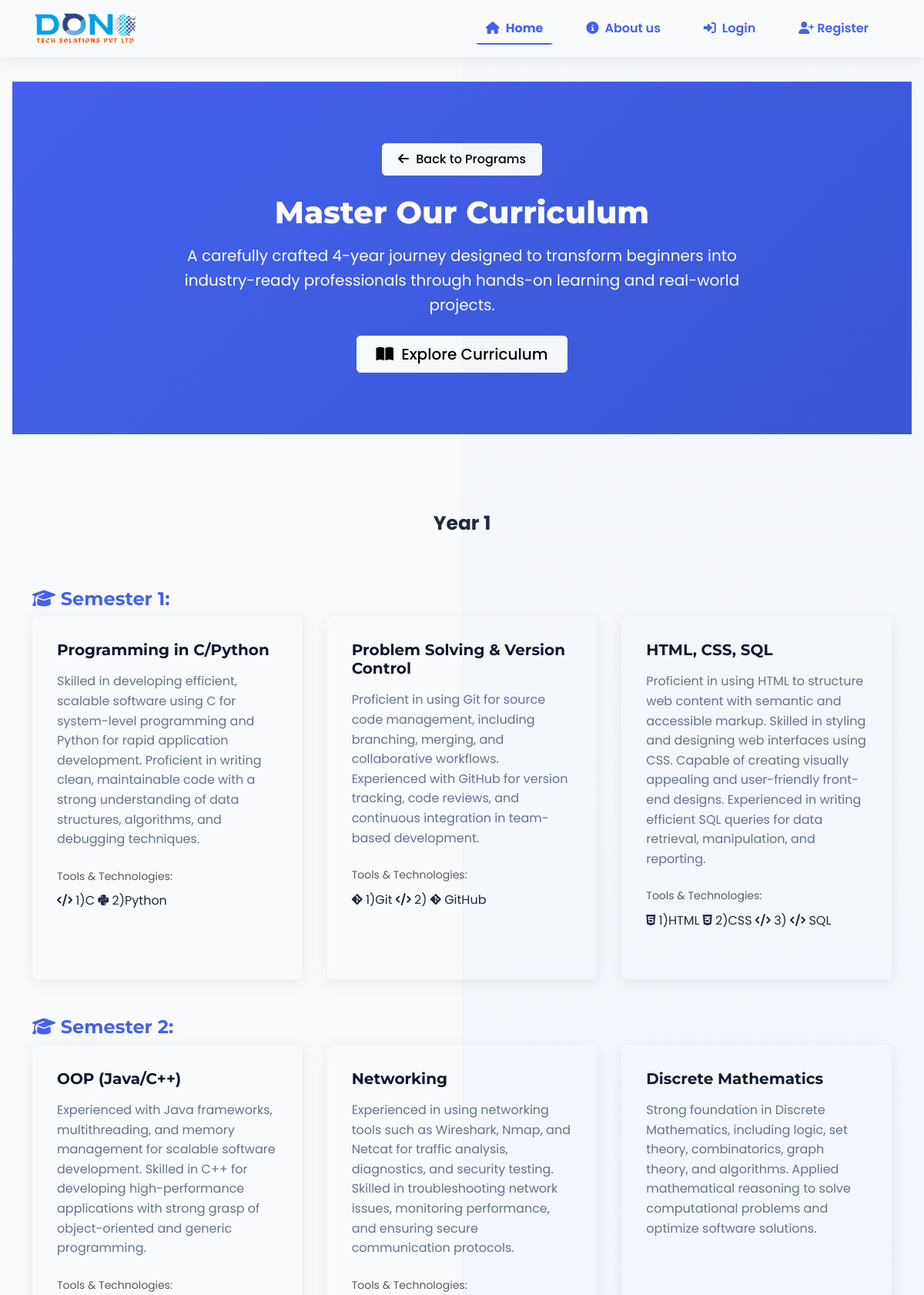
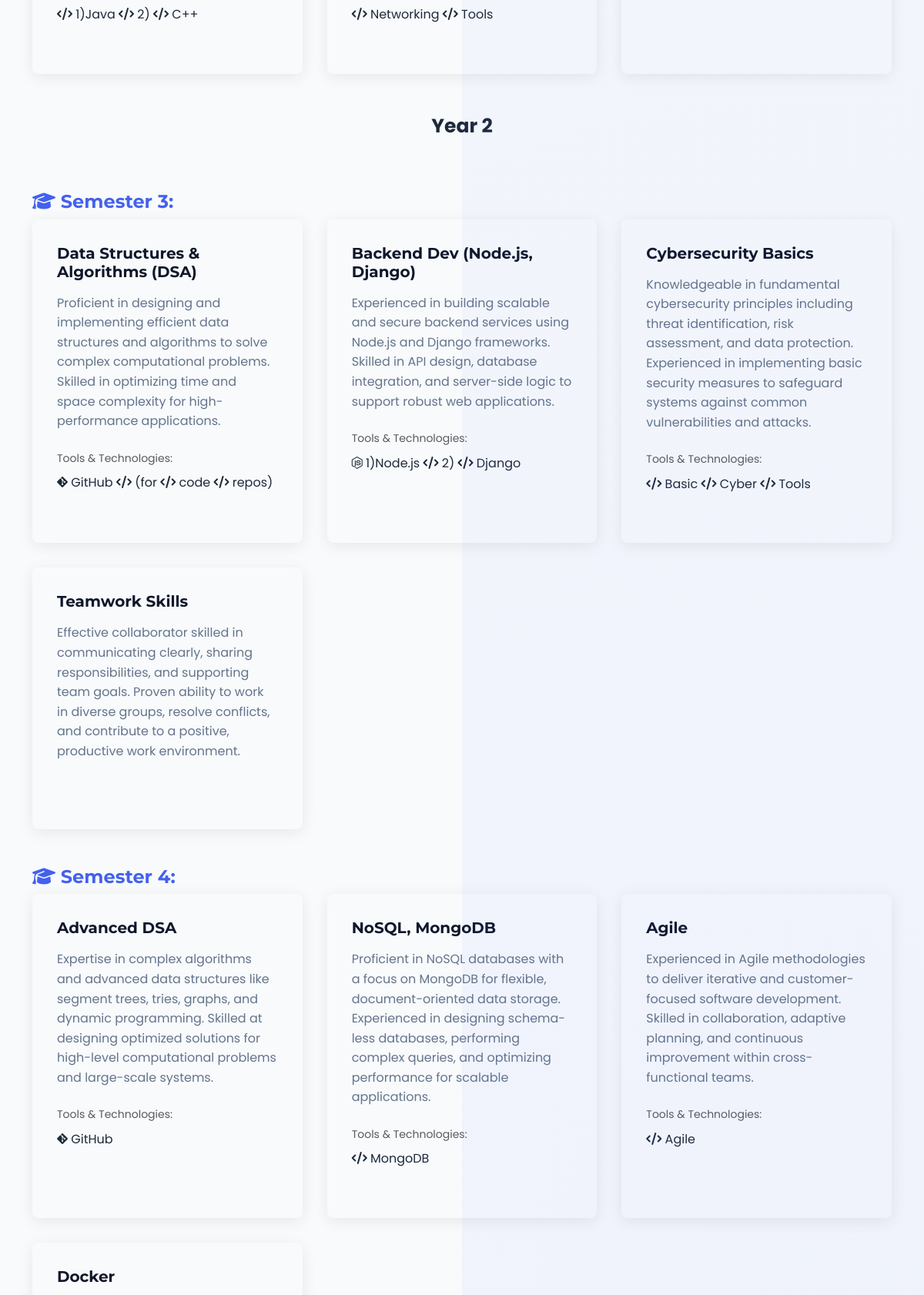
Page /courses/ (upper part) on the committed database (2 pictures, top to bottom).
### Donotechapp/models.py (models this page shows, shortened)
class Year(models.Model):
    number = models.PositiveIntegerField(unique=True)

class Semester(models.Model):
    year = models.ForeignKey(Year, on_delete=models.CASCADE, related_name='semesters')
    number = models.PositiveIntegerField()
    class Meta:
        unique_together = ('year', 'number')
        ordering = ['year__number', 'number']

class CourseItem(models.Model):
    semester = models.ForeignKey(Semester, on_delete=models.CASCADE, related_name='course_items')
    title = models.CharField(max_length=255)
    description = models.TextField(blank=True, null=True)
    tools = models.TextField(blank=True, null=True)

### Donotechapp/views.py (the view)
# urls.py: path('courses/', views.courses, name='courses'),
def courses(request):
    years = Year.objects.prefetch_related('semesters__course_items').all().order_by('number')
    context = {
        'years': years,
    }
    return render(request, 'courses.html', context)

### templates/courses.html (shortened to what this page needs)
{% extends "base.html" %}
{% block content %}
    <section class="hero-section">
        <div class="container">
            <a href="{% url 'programs' %}" class="btn btn-light mb-4">
                <i class="fas fa-arrow-left mr-2"></i> Back to Programs
            </a>
            <h1 class="mb-3">Master Our Curriculum</h1>
            <p class="lead mb-4">A carefully crafted 4-year journey designed to transform beginners into industry-ready professionals through hands-on learning and real-world projects.</p>
            <a href="#curriculum" class="btn btn-light btn-lg px-4 py-2">
                <i class="fas fa-book-open mr-2"></i> Explore Curriculum
            </a>
        </div>
    </section>
    <div class="container curriculum-container py-5" id="curriculum">
        {% for year in years %}
            <div class="year-section">
                <div class="section-header">
                    <div class="year-badge" style="font-size:25px;font-weight: bolder;">Year {{ year.number }}</div>
                </div>
                {% for semester in year.semesters.all %}
                    <section class="mb-5">
                        <h4 class="semester-header" style="color:#4361ee;">
                            <i class="fas fa-graduation-cap mr-2"></i> Semester {{ semester.number }}: {{ semester.title }}
                        </h4>
                        <div class="courses-grid">
                            {% for item in semester.course_items.all %}
                                <div class="section-card">
                                    <div class="card-body">
                                        <h5 class="card-title">
                                            {{ item.title }}
                                        </h5>
                                        {% if item.description %}
                                            <p class="card-text">{{ item.description }}</p>
                                        {% else %}
                                            <p class="card-text text-muted">Comprehensive coverage of essential concepts and practical applications.</p>
                                        {% endif %}
                                        {% if item.tools %}
                                            <div class="tools-container">
                                                <small class="text-muted font-italic d-block mb-2">Tools & Technologies:</small>
                                                {% for tool in item.tools.split %}
                                                    <span class="tools-badge">
                                                        {% if "python" in tool.lower %}
                                                            <i class="fab fa-python"></i>
                                                        {% elif "javascript" in tool.lower %}
                                                            <i class="fab fa-js"></i>
                                                        {% elif "react" in tool.lower %}
                                                            <i class="fab fa-react"></i>
                                                        {% elif "node" in tool.lower %}
                                                            <i class="fab fa-node-js"></i>
                                                        {% elif "git" in tool.lower %}
                                                            <i class="fab fa-git-alt"></i>
                                                        {% elif "docker" in tool.lower %}
                                                            <i class="fab fa-docker"></i>
                                                        {% elif "aws" in tool.lower %}
                                                            <i class="fab fa-aws"></i>
                                                        {% elif "database" in tool.lower %}
                                                            <i class="fas fa-database"></i>
                                                        {% elif "html" in tool.lower %}
                                                            <i class="fab fa-html5"></i>
                                                        {% elif "css" in tool.lower %}
                                                            <i class="fab fa-css3-alt"></i>
                                                        {% else %}
                                                            <i class="fas fa-code"></i>
                                                        {% endif %}
                                                        {{ tool }}
                                                    </span>
                                                {% endfor %}
                                            </div>
                                        {% endif %}
                                    </div>
                                </div>
                            {% endfor %}
                        </div>
                    </section>
                {% endfor %}
            </div>
        {% endfor %}
    </div>
{% endblock %}

### templates/base.html (shortened to what this page needs)
<!DOCTYPE html>
{% load static %}
<html lang="en">
<head>
    <link href="https://cdn.jsdelivr.net/npm/bootstrap@5.3.0/dist/css/bootstrap.min.css" rel="stylesheet">
    <link href="{% static 'css/custom.css' %}" rel="stylesheet">
    <link href="https://cdnjs.cloudflare.com/ajax/libs/font-awesome/6.4.0/css/all.min.css" rel="stylesheet">
    <link rel="stylesheet" href="https://cdnjs.cloudflare.com/ajax/libs/animate.css/4.1.1/animate.min.css">
</head>
<body>
    <nav class="navbar navbar-expand-lg navbar-light fixed-top">
        <div class="container">
            <a href="{% url 'home' %}" aria-label="DONOTECH SOLUTIONS Home" style="display: flex; align-items: center; text-decoration: none;">
                <img src="{% get_media_prefix %}logos/TECH SOLUTIONS PVT LTD.png"
                     alt="DONOTECH SOLUTIONS"
                     class="company-logo">
            </a>
            <div class="collapse navbar-collapse" id="navbarNav">
                <ul class="navbar-nav ms-auto">
                        <li class="nav-item">
                            <a class="nav-link active" href="{% url 'home' %}" aria-label="Home">
                                <i class="fas fa-home me-2"></i>Home
                            </a>
                        </li>
                        <li class="nav-item">
                            <a class="nav-link" href="{% url 'about' %}" aria-label="About us">
                                <i class="fas fa-info-circle me-2"></i>About us
                            </a>
                        </li>
                        <li class="nav-item">
                            <a class="nav-link" href="{% url 'login' %}" aria-label="Login">
                                <i class="fas fa-sign-in-alt me-2"></i>Login
                            </a>
                        </li>
                        <li class="nav-item">
                            <a class="nav-link btn-primary-nav" href="{% url 'register' %}" aria-label="Student Registration">
                                <i class="fas fa-user-plus me-1"></i>Register
                            </a>
                        </li>
                </ul>
            </div>
        </div>
    </nav>
    <div class="content-wrapper">
        {% block content %}{% endblock %}
    </div>
</body>
</html>

### static/css/custom.css (style rules this page uses)
:root { --primary-color: #2563eb; --primary-hover: #1d4ed8; --secondary-color: #64748b; --background-color: #f8fafc; --text-color: #1e293b; --light-color: #f1f5f9; --dark-color: #0f172a; --success-color: #10b981; --danger-color: #ef4444; --border-radius: 0.375rem; --box-shadow: 0 4px 6px -1px rgba(0, 0, 0, 0.1); }
body { background-color: var(--background-color); font-family: 'Poppins', sans-serif; color: var(--text-color); line-height: 1.6; }
.navbar { background-color: white; padding: 1rem 2rem; box-shadow: var(--box-shadow); }
.nav-link { font-size: 1rem; font-weight: 500; color: var(--primary-color) !important; margin: 0 0.5rem; padding: 0.5rem 1rem !important; border-radius: var(--border-radius); transition: all 0.3s ease; }
.nav-link i { margin-right: 0.5rem; }
.content-wrapper { padding: 10px; background-color: var(--background-color); min-height: calc(100vh - 80px); }
.btn { border-radius: 5px; padding: 8px 20px; font-weight: 500; transition: all 0.3s; }
.btn i { margin-right: 5px; }
.hero-section { background: linear-gradient(135deg, var(--primary-color) 0%, var(--primary-hover) 100%); color: white; padding: 5rem 0; margin-bottom: 3rem; text-align: center; }
.hero-section h1 { font-weight: 800; margin-bottom: 1rem; }
.hero-section .lead { font-weight: 400; max-width: 800px; margin: 0 auto 2rem; }
.section-card { border: none; border-radius: var(--border-radius); overflow: hidden; box-shadow: var(--box-shadow); transition: transform 0.3s ease, box-shadow 0.3s ease; margin-bottom: 2rem; height: 100%; }
.section-card .card-body { padding: 2rem; }
.section-card .card-title { font-weight: 700; margin-bottom: 1rem; color: var(--dark-color); }
.section-card .card-text { color: var(--secondary-color); margin-bottom: 1.5rem; }
.courses-grid { display: grid; grid-template-columns: repeat(auto-fit, minmax(280px, 1fr)); gap: 2rem; }
.section-header { text-align: center; margin-bottom: 4rem; }

### templates/base.html (style rules this page uses)
:root { --primary-color: #4361ee; --primary-hover: #3a56d4; --secondary-color: #64748b; --background-color: #f8fafc; --text-color: #1e293b; --light-color: #f1f5f9; --dark-color: #0f172a; --success-color: #10b981; --danger-color: #ef4444; --warning-color: #f59e0b; --info-color: #3b82f6; --border-radius: 0.5rem; --box-shadow: 0 4px 20px rgba(0, 0, 0, 0.08); --transition: all 0.3s cubic-bezier(0.25, 0.8, 0.25, 1); }
body { font-family: 'Poppins', sans-serif; color: var(--text-color); background-color: var(--background-color); overflow-x: hidden; }
h1, h2, h3, h4, h5, h6 { font-family: 'Montserrat', sans-serif; font-weight: 700; }
.content-wrapper { padding: 2rem 1rem; background-color: var(--background-color); min-height: calc(100vh - 80px); position: relative; overflow: hidden; }
.content-wrapper::before { content: ""; position: absolute; top: -50%; right: -50%; width: 100%; height: 200%; background: radial-gradient(circle, rgba(67, 97, 238, 0.05) 0%, rgba(255,255,255,0) 70%); z-index: 0; animation: float 8s ease-in-out infinite; }
.navbar { padding: 1rem 2rem; background:transparent; box-shadow: var(--box-shadow); position: relative; z-index: 1000; transition: var(--transition); }
.nav-item { margin: 0 0.25rem; position: relative; }
.nav-link { font-weight: 600; color: var(--text-color); padding: 0.5rem 1rem !important; border-radius: var(--border-radius); transition: var(--transition); position: relative; overflow: hidden; }
.nav-link::before { content: ""; position: absolute; bottom: 0; left: 0; width: 0; height: 2px; background: var(--primary-color); transition: var(--transition); }
.nav-link.active { color: var(--primary-color); font-weight: 700; }
.nav-link.active::before { width: 100%; }
.company-logo { height: 40px; width: auto; max-width: 180px; margin-right: 10px; object-fit: contain; background-color: transparent; }

### rows in the picture
Year: number "1"
Semester: number "1"
CourseItem: title "Programming in C/Python", description "Skilled in developing efficient, scalable software using C for system-level programming and Python for rapid application development. Proficient in writing clean, maintainable code with a strong understanding of data structures, algorithms, and debugging techniques.", tools "1)C\r\n2)Python" (drawn), split "1)C" "2)Python"
CourseItem: title "Problem Solving & Version Control", description "Proficient in using Git for source code management, including branching, merging, and collaborative workflows. Experienced with GitHub for version tracking, code reviews, and continuous integration in team-based development.", tools "1)Git\r\n2) GitHub" (drawn), split "1)Git" "2)" "GitHub"
CourseItem: title "HTML, CSS, SQL", description "Proficient in using HTML to structure web content with semantic and accessible markup. Skilled in styling and designing web interfaces using CSS. Capable of creating visually appealing and user-friendly front-end designs. Experienced in writing efficient SQL queries for data retrieval, manipulation, and reporting.", split "1)HTML" "2)CSS" "3)" "SQL"
Semester: number "2"
CourseItem: title "OOP (Java/C++)", description "Experienced with Java frameworks, multithreading, and memory management for scalable software development. Skilled in C++ for developing high-performance applications with strong grasp of object-oriented and generic programming.", split "1)Java" "2)" "C++"
CourseItem: title "Networking", description "Experienced in using networking tools such as Wireshark, Nmap, and Netcat for traffic analysis, diagnostics, and security testing. Skilled in troubleshooting network issues, monitoring performance, and ensuring secure communication protocols.", tools "Networking Tools" (drawn), split "Networking" "Tools"
CourseItem: title "Discrete Mathematics", description "Strong foundation in Discrete Mathematics, including logic, set theory, combinatorics, graph theory, and algorithms. Applied mathematical reasoning to solve computational problems and optimize software solutions."
Year: number "2"
Semester: number "3"
CourseItem: title "Data Structures & Algorithms (DSA)", description "Proficient in designing and implementing efficient data structures and algorithms to solve complex computational problems. Skilled in optimizing time and space complexity for high-performance applications.", split "GitHub" "(for" "code" "repos)"
CourseItem: title "Backend Dev (Node.js, Django)", description "Experienced in building scalable and secure backend services using Node.js and Django frameworks. Skilled in API design, database integration, and server-side logic to support robust web applications.", split "1)Node.js" "2)" "Django"
CourseItem: title "Cybersecurity Basics", description "Knowledgeable in fundamental cybersecurity principles including threat identification, risk assessment, and data protection. Experienced in implementing basic security measures to safeguard systems against common vulnerabilities and attacks.", split "Basic" "Cyber" "Tools"
CourseItem: title "Teamwork Skills", description "Effective collaborator skilled in communicating clearly, sharing responsibilities, and supporting team goals. Proven ability to work in diverse groups, resolve conflicts, and contribute to a positive, productive work environment."
Semester: number "4"
CourseItem: title "Advanced DSA", description "Expertise in complex algorithms and advanced data structures like segment trees, tries, graphs, and dynamic programming. Skilled at designing optimized solutions for high-level computational problems and large-scale systems.", split "GitHub"
CourseItem: title "NoSQL, MongoDB", description "Proficient in NoSQL databases with a focus on MongoDB for flexible, document-oriented data storage. Experienced in designing schema-less databases, performing complex queries, and optimizing performance for scalable applications.", split "MongoDB"
CourseItem: title "Agile", description "Experienced in Agile methodologies to deliver iterative and customer-focused software development. Skilled in collaboration, adaptive planning, and continuous improvement within cross-functional teams.", split "Agile"
CourseItem: title "Docker"
